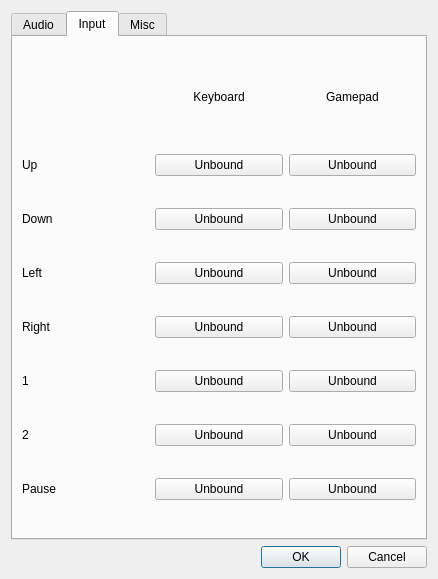
<?xml version="1.0" encoding="UTF-8"?>
<ui version="4.0">
 <class>SettingsDialog</class>
 <widget class="QDialog" name="SettingsDialog">
  <property name="windowModality">
   <enum>Qt::ApplicationModal</enum>
  </property>
  <property name="geometry">
   <rect>
    <x>0</x>
    <y>0</y>
    <width>438</width>
    <height>579</height>
   </rect>
  </property>
  <property name="windowTitle">
   <string>Settings</string>
  </property>
  <property name="modal">
   <bool>true</bool>
  </property>
  <layout class="QGridLayout" name="gridLayout_4">
   <item row="0" column="0">
    <widget class="QTabWidget" name="tabWidget">
     <property name="currentIndex">
      <number>1</number>
     </property>
     <widget class="QWidget" name="tabAudio">
      <attribute name="title">
       <string>Audio</string>
      </attribute>
      <layout class="QGridLayout" name="gridLayout_3">
       <item row="0" column="0">
        <widget class="QWidget" name="widget" native="true">
         <property name="maximumSize">
          <size>
           <width>16777215</width>
           <height>150</height>
          </size>
         </property>
         <layout class="QGridLayout" name="gridLayout_5">
          <item row="0" column="0">
           <widget class="QCheckBox" name="chkAudioEnabled">
            <property name="text">
             <string>Enabled</string>
            </property>
            <property name="checked">
             <bool>true</bool>
            </property>
           </widget>
          </item>
          <item row="1" column="0">
           <widget class="QLabel" name="lblAudioVolume">
            <property name="text">
             <string>Volume</string>
            </property>
           </widget>
          </item>
          <item row="1" column="1" colspan="3">
           <widget class="QSlider" name="sldAudioVolume">
            <property name="maximum">
             <number>255</number>
            </property>
            <property name="value">
             <number>128</number>
            </property>
            <property name="orientation">
             <enum>Qt::Horizontal</enum>
            </property>
           </widget>
          </item>
          <item row="2" column="0">
           <widget class="QCheckBox" name="chkAudioChannel1">
            <property name="text">
             <string>Channel 1</string>
            </property>
            <property name="checked">
             <bool>true</bool>
            </property>
           </widget>
          </item>
          <item row="2" column="1">
           <widget class="QCheckBox" name="chkAudioChannel2">
            <property name="text">
             <string>Channel 2</string>
            </property>
            <property name="checked">
             <bool>true</bool>
            </property>
           </widget>
          </item>
          <item row="2" column="2">
           <widget class="QCheckBox" name="chkAudioChannel3">
            <property name="text">
             <string>Channel 3</string>
            </property>
            <property name="checked">
             <bool>true</bool>
            </property>
           </widget>
          </item>
          <item row="2" column="3">
           <widget class="QCheckBox" name="chkAudioChannel4">
            <property name="text">
             <string>Channel 4</string>
            </property>
            <property name="checked">
             <bool>true</bool>
            </property>
           </widget>
          </item>
         </layout>
        </widget>
       </item>
      </layout>
     </widget>
     <widget class="QWidget" name="tabInput">
      <attribute name="title">
       <string>Input</string>
      </attribute>
      <layout class="QGridLayout" name="gridLayout_6">
       <item row="3" column="2">
        <widget class="QPushButton" name="btnLeftPad">
         <property name="text">
          <string>Unbound</string>
         </property>
        </widget>
       </item>
       <item row="0" column="2">
        <widget class="QLabel" name="label_2">
         <property name="maximumSize">
          <size>
           <width>16777215</width>
           <height>50</height>
          </size>
         </property>
         <property name="text">
          <string>Gamepad</string>
         </property>
         <property name="alignment">
          <set>Qt::AlignCenter</set>
         </property>
        </widget>
       </item>
       <item row="2" column="2">
        <widget class="QPushButton" name="btnDownPad">
         <property name="text">
          <string>Unbound</string>
         </property>
        </widget>
       </item>
       <item row="5" column="0">
        <widget class="QLabel" name="label_10">
         <property name="text">
          <string>1</string>
         </property>
        </widget>
       </item>
       <item row="7" column="1">
        <widget class="QPushButton" name="btnPauseKey">
         <property name="text">
          <string>Unbound</string>
         </property>
        </widget>
       </item>
       <item row="6" column="1">
        <widget class="QPushButton" name="btn2Key">
         <property name="text">
          <string>Unbound</string>
         </property>
        </widget>
       </item>
       <item row="6" column="0">
        <widget class="QLabel" name="label_11">
         <property name="text">
          <string>2</string>
         </property>
        </widget>
       </item>
       <item row="5" column="2">
        <widget class="QPushButton" name="btn1Pad">
         <property name="text">
          <string>Unbound</string>
         </property>
        </widget>
       </item>
       <item row="3" column="0">
        <widget class="QLabel" name="label_8">
         <property name="text">
          <string>Left</string>
         </property>
        </widget>
       </item>
       <item row="1" column="1">
        <widget class="QPushButton" name="btnUpKey">
         <property name="text">
          <string>Unbound</string>
         </property>
        </widget>
       </item>
       <item row="7" column="2">
        <widget class="QPushButton" name="btnPausePad">
         <property name="text">
          <string>Unbound</string>
         </property>
        </widget>
       </item>
       <item row="2" column="0">
        <widget class="QLabel" name="label_7">
         <property name="text">
          <string>Down</string>
         </property>
        </widget>
       </item>
       <item row="3" column="1">
        <widget class="QPushButton" name="btnLeftKey">
         <property name="text">
          <string>Unbound</string>
         </property>
        </widget>
       </item>
       <item row="1" column="2">
        <widget class="QPushButton" name="btnUpPad">
         <property name="text">
          <string>Unbound</string>
         </property>
        </widget>
       </item>
       <item row="4" column="1">
        <widget class="QPushButton" name="btnRightKey">
         <property name="text">
          <string>Unbound</string>
         </property>
        </widget>
       </item>
       <item row="6" column="2">
        <widget class="QPushButton" name="btn2Pad">
         <property name="text">
          <string>Unbound</string>
         </property>
        </widget>
       </item>
       <item row="1" column="0">
        <widget class="QLabel" name="label_3">
         <property name="text">
          <string>Up</string>
         </property>
        </widget>
       </item>
       <item row="2" column="1">
        <widget class="QPushButton" name="btnDownKey">
         <property name="text">
          <string>Unbound</string>
         </property>
        </widget>
       </item>
       <item row="5" column="1">
        <widget class="QPushButton" name="btn1Key">
         <property name="text">
          <string>Unbound</string>
         </property>
        </widget>
       </item>
       <item row="4" column="2">
        <widget class="QPushButton" name="btnRightPad">
         <property name="text">
          <string>Unbound</string>
         </property>
        </widget>
       </item>
       <item row="7" column="0">
        <widget class="QLabel" name="label_14">
         <property name="text">
          <string>Pause</string>
         </property>
        </widget>
       </item>
       <item row="4" column="0">
        <widget class="QLabel" name="label_9">
         <property name="text">
          <string>Right</string>
         </property>
        </widget>
       </item>
       <item row="0" column="1">
        <widget class="QLabel" name="label">
         <property name="maximumSize">
          <size>
           <width>16777215</width>
           <height>50</height>
          </size>
         </property>
         <property name="text">
          <string>Keyboard</string>
         </property>
         <property name="alignment">
          <set>Qt::AlignCenter</set>
         </property>
        </widget>
       </item>
      </layout>
     </widget>
     <widget class="QWidget" name="tabMisc">
      <attribute name="title">
       <string>Misc</string>
      </attribute>
      <layout class="QGridLayout" name="gridLayout_2"/>
     </widget>
    </widget>
   </item>
   <item row="1" column="0">
    <widget class="QDialogButtonBox" name="buttonBox">
     <property name="orientation">
      <enum>Qt::Horizontal</enum>
     </property>
     <property name="standardButtons">
      <set>QDialogButtonBox::Cancel|QDialogButtonBox::Ok</set>
     </property>
    </widget>
   </item>
  </layout>
 </widget>
 <resources/>
 <connections>
  <connection>
   <sender>buttonBox</sender>
   <signal>accepted()</signal>
   <receiver>SettingsDialog</receiver>
   <slot>accept()</slot>
   <hints>
    <hint type="sourcelabel">
     <x>248</x>
     <y>254</y>
    </hint>
    <hint type="destinationlabel">
     <x>157</x>
     <y>274</y>
    </hint>
   </hints>
  </connection>
  <connection>
   <sender>buttonBox</sender>
   <signal>rejected()</signal>
   <receiver>SettingsDialog</receiver>
   <slot>reject()</slot>
   <hints>
    <hint type="sourcelabel">
     <x>316</x>
     <y>260</y>
    </hint>
    <hint type="destinationlabel">
     <x>286</x>
     <y>274</y>
    </hint>
   </hints>
  </connection>
 </connections>
</ui>
